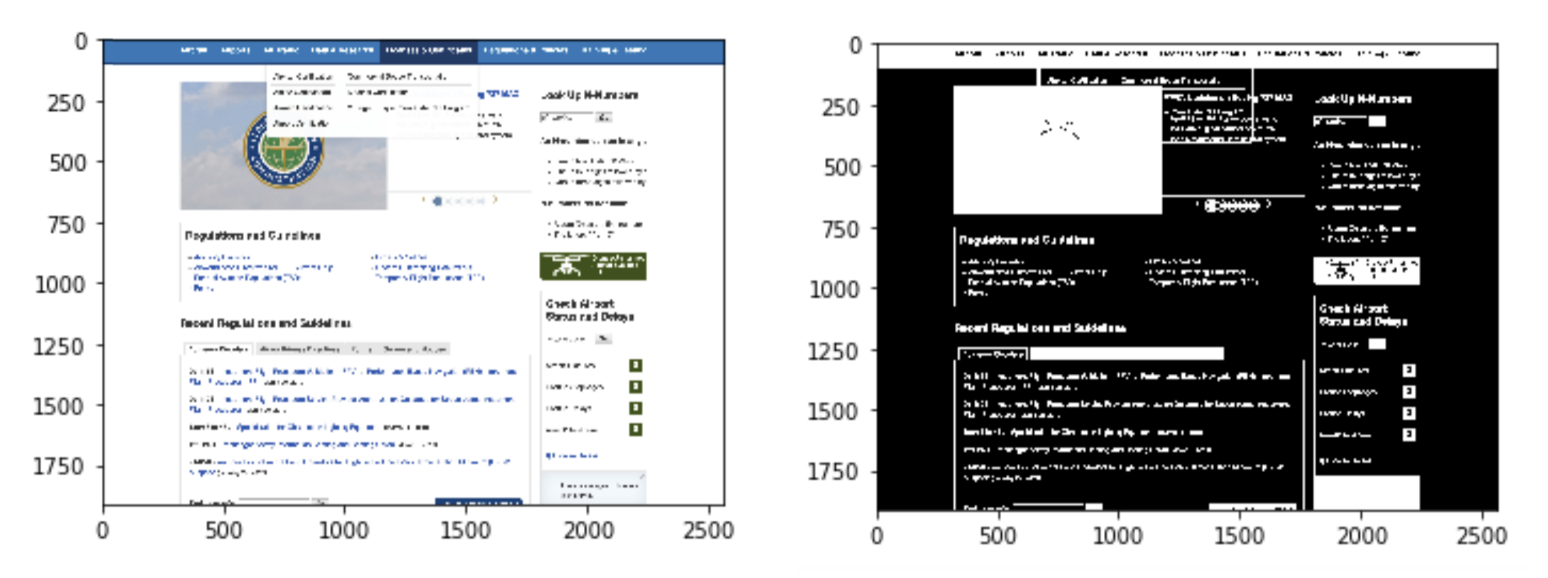
#> input picture readme01.png, 1548 x 578 px, given in place of normalised.jpg, which was not available
$ python functionalComparison_compare.py   (older library calls are emulated)
#> lines starting #> are read from the running program, lines starting #| are printed output that depends on the picture; pictures that were not available may be replaced by others from this repository, and a replacement may not be noted
### Comparison/subImageSearch.py
import cv2, os
import numpy as np

def find_image(im, tpl):
    im = np.atleast_3d(im)
    tpl = np.atleast_3d(tpl)
    H, W, D = im.shape[:3]
    h, w = tpl.shape[:2]

    # Integral image and template sum per channel
    sat = im.cumsum(1).cumsum(0)
    tplsum = np.array([tpl[:, :, i].sum() for i in range(D)])

    # Calculate lookup table for all the possible windows
    iA, iB, iC, iD = sat[:-h, :-w], sat[:-h, w:], sat[h:, :-w], sat[h:, w:]
    lookup = iD - iB - iC + iA
    # Possible matches
    possible_match = np.where(np.logical_and.reduce([lookup[..., i] == tplsum[i] for i in range(D)]))

    # Find exact match
    for y, x in zip(*possible_match):
        if np.all(im[y+1:y+h+1, x+1:x+w+1] == tpl):
            return (y+1, x+1)

    return False
    raise Exception("Image not found")

### Comparison/functionalComparison_compare.py
# import the necessary packages
from skimage.measure import compare_ssim as ssim
import cv2, os
import numpy as np
from subImageSearch import find_image
from PIL import Image


def RemoveTempFolders(someList):
    for item in someList:
        if item[0] == ".":
            someList.remove(item)
    return someList

def imageCompare(imageA, imageB):
    if imageA.shape != imageB.shape:
        return 0
    try:
        return ssim(imageA, imageB, multichannel=True)
    except:
        return 0

reference = np.asarray(Image.open('components/faa-gov/screenshotdiv-class-twoColumn/0/normalised.jpg').convert('RGB'))
# reference = cv2.imread ("components/faa-gov/screenshotdiv-class-twoColumn/0/normalised.jpg")
# reference = cv2.cvtColor(reference, cv2.COLOR_BGR2GRAY)
# reference = cv2.cvtColor(reference, cv2.COLOR_GRAY2BGR)
reference_mask = reference
print (reference[1][1])
#| [255 255 255]

components = os.listdir("components/faa-gov/screenshotdiv-class-twoColumn/0/")
components = RemoveTempFolders(components)

notFound=0
found = 0


for c in components:
    # comp = cv2.imread ("components/faa-gov/screenshotdiv-class-twoColumn/0/" + c)
    comp = np.asarray(Image.open("components/faa-gov/screenshotdiv-class-twoColumn/0/" + c).convert('RGB'))
    print (comp[1][1])
#| [255 255 255]
    result = find_image (reference,comp)
#> in find_image, `sat = im.cumsum(1).cumsum(0)`:
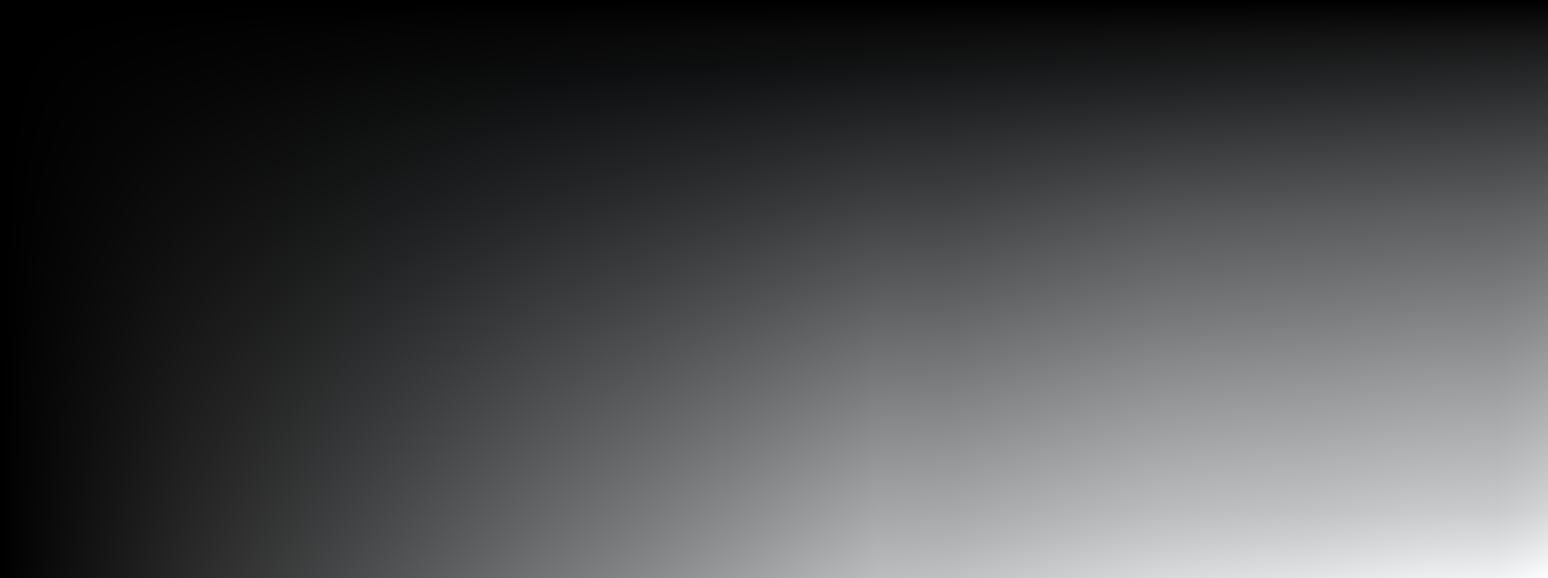
#> sat: shape (578, 1548, 3) uint64; mean R, G, B 46474495.1, 47069035.1, 47749448.1; drawn with min black and max white
#> in find_image, `tplsum = np.array([tpl[:, :, i].sum() for i in range(D)])`: tplsum = [160722590, 161750287, 162903437]
#> in find_image, `iA, iB, iC, iD = sat[:-h, :-w], sat[:-h, w:], sat[h:, :-w], sat[h:, w:]`: iA = empty array
#> in find_image, `possible_match = np.where(np.logical_and.reduce([lookup[..., i] == tpl..`: possible_match = (empty array, empty array)
#> result = False
    if result == False:
        notFound +=1
    else:
        found +=1
        cv2.rectangle(reference_mask, (result[1],result[0]), (result[1]+comp.shape[1], result[0]+comp.shape[0]), (255,0,0), 2)

cv2.imwrite("1.jpg", reference_mask)
print (notFound,found)


# img0 = cv2.imread ("components/faa-gov/screenshotdiv-class-twoColumn/0/normalised.jpg", 0)
#
# img1 = cv2.imread ("components/faa-gov/screenshotdiv-class-twoColumn/0/42.jpg", 0)
#
# img0 = cv2.cvtColor(img0,cv2.COLOR_GRAY2RGB)
#
# result = find_image (img0,img1)
# print (result)
# # cv2.rectangle(img0, (result[0],result[1]), (result[0]+img1.shape[0], result[1]+img1.shape[1]), (255,0,0), 2)
#
# cv2.rectangle(img0, (result[1],result[0]),(result[1]+img1.shape[1],result[0]+img1.shape[0]) , (255,0,0), 2)
#
# cv2.imwrite("1.jpg", img0)


# def score(website,cls,imageMatrix):
#     root = "components/" + website + "/" + cls + "/"
#
#     for var in [1]:
#         output = open("scores/" + website + "_" + cls + "varient_" + str(var) + ".csv", "a+")
#
#         for img0 in imageMatrix[0]:
#             img0_ = cv2.imread(root + "0/" + img0)
#             highest = [0,"None"]
#             if highest[0]==1: continue
#
#             for img1 in imageMatrix[var]:
#                 img1_ = cv2.imread(root + str(var) + "/" + img1)
#                 s = imageCompare(img0_,img1_)
#
#                 if s>highest[0]:
#                     highest = [s,img1]
#
#             # print (highest)
#
#
#             output.write (("original: "+img0) + "," + ("matched: "+highest[1])+ "," +("score: "+str(highest[0])))
#             output.write("\n")
#
#
# websites = os.listdir("components")
# imageMatrix = []
# websites = RemoveTempFolders(websites)
#
# for website in websites:
#     classes = os.listdir("components/"+website)
#     classes = RemoveTempFolders(classes)
#
#     for cls in classes:
#         varients = os.listdir("components/"+website+"/"+cls)
#         varients = RemoveTempFolders(varients)
#
#         imageMatrix = []
#
#         for varient in ["/0","/1","/2"]:
#             images = os.listdir("components/"+website+"/"+cls+varient)
#             images = RemoveTempFolders(images)
#             imageMatrix.append(images)
#
#         print ("scoring", cls)
#         score (website, cls, imageMatrix)

$ run again, on readme05.png
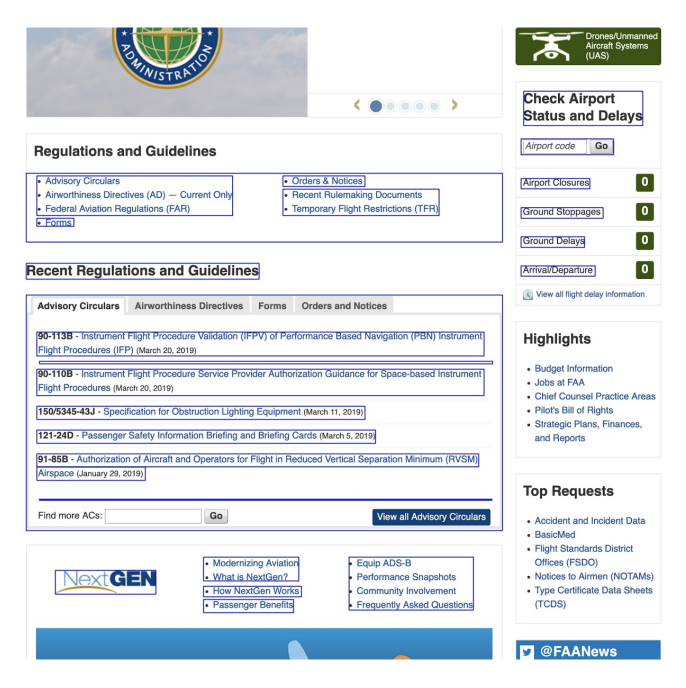
#> input picture readme05.png, 1372 x 1376 px, given in place of normalised.jpg, which was not available (shown at 1/2 size)
#| [255 255 255]
#| [255 255 255]
#> in find_image, `sat = im.cumsum(1).cumsum(0)`:
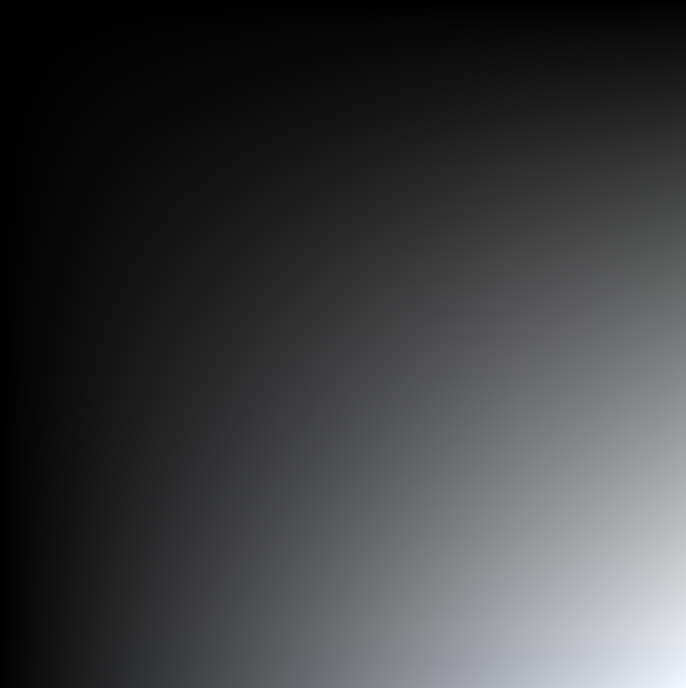
#> sat: shape (1376, 1372, 3) uint64 (shown at 1/2 size); mean R, G, B 105916858.7, 107108824, 109541459.5; drawn with min black and max white
#> tplsum = [423935399, 432508462, 444127980]
#> iA = empty array
#> possible_match = (empty array, empty array)
#> result = False
